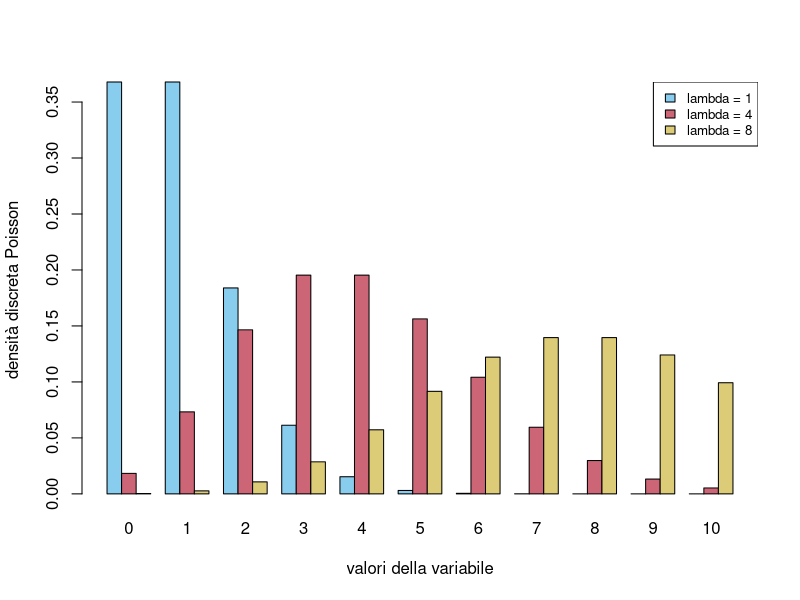
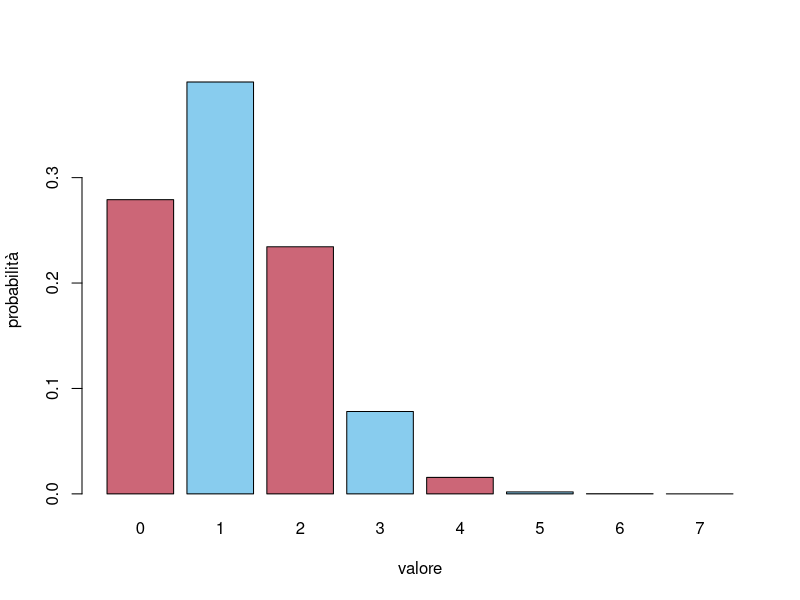
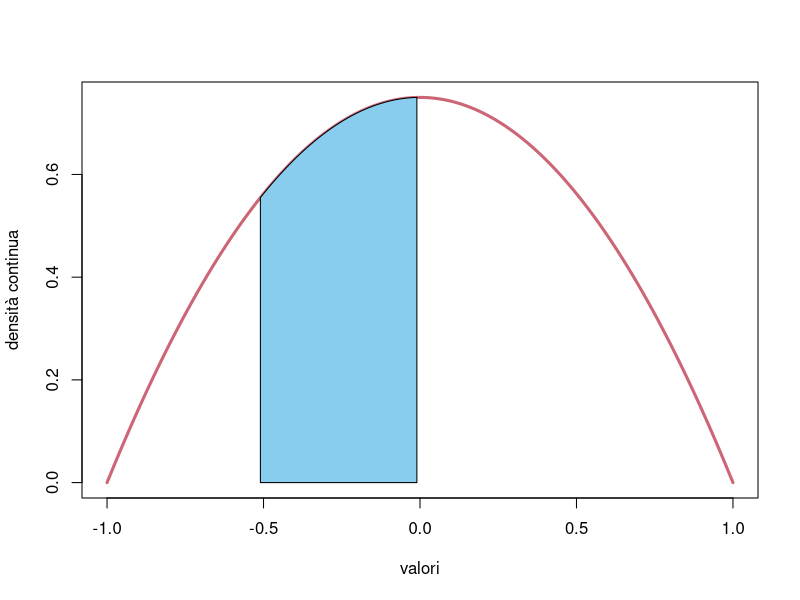
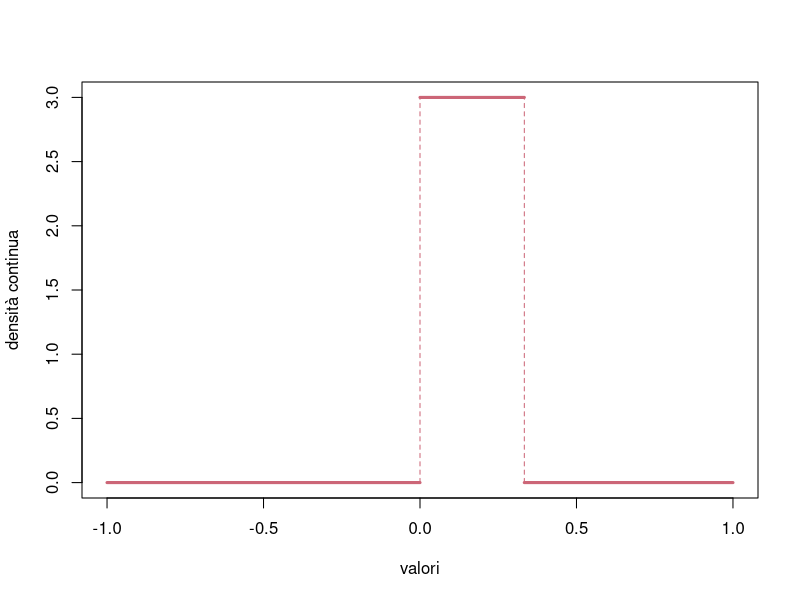
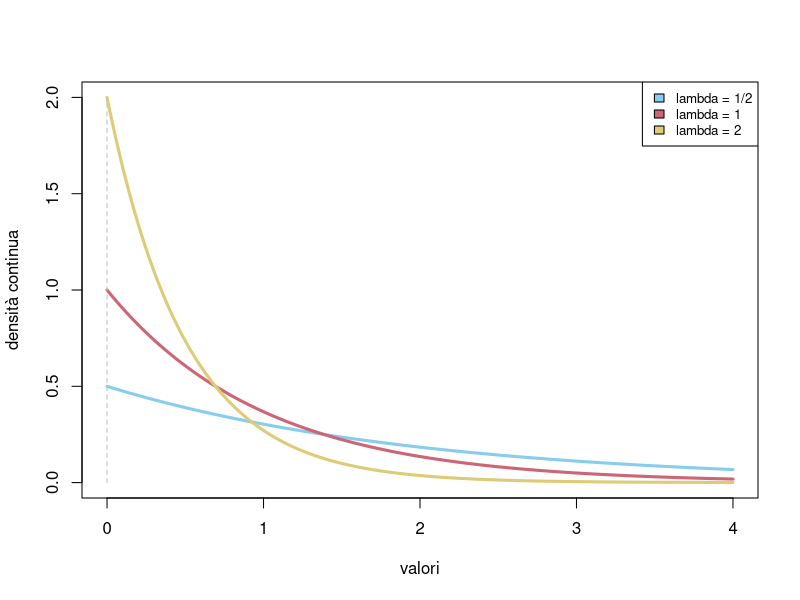
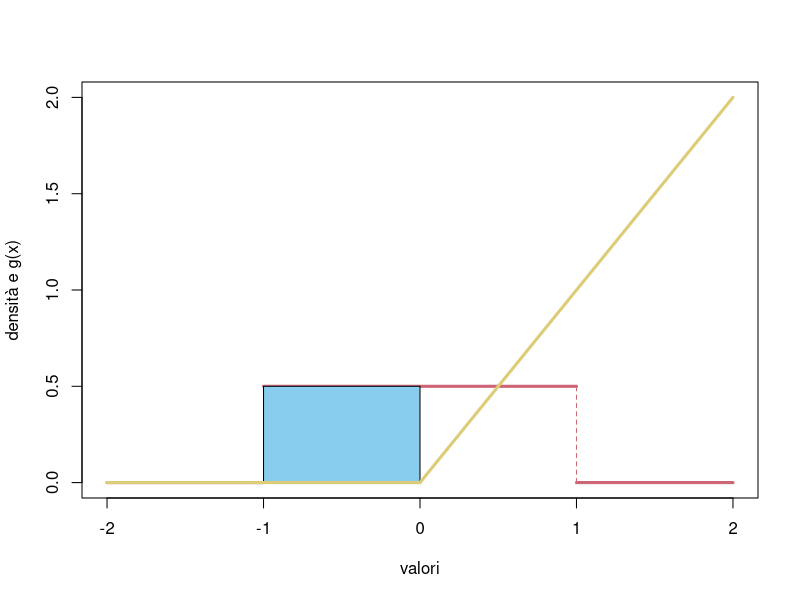

These charts were generated, in order, by the following R code: (Note: this script raises an error after producing the figures.)
## ---- chunk 1

miei_colori  = c("#88CCEE", "#CC6677", "#DDCC77", "#117733", "#332288", "#AA4499", "#888888")

#Parametri globali
knitr::opts_chunk$set(dev='svg', fig.width = 5, fig.align = 'center', tidy=FALSE)
## ---- chunk 2

# usiamo la funzione dpois() per ottenere direttamente la densità Poisson con i parametri richiesti

n <- 10
k <- 0:n
dens_1 <- dpois(k, 1)
dens_4 <- dpois(k, 4)
dens_8 <- dpois(k, 8)

dens_matrice <- matrix( c(dens_1, dens_4, dens_8), nrow =3, byrow=TRUE)

# parametri per il plot

valori = as.character(k)
colori = miei_colori[1:3]


barplot( dens_matrice, beside=TRUE, col=colori, names.arg=valori, ylab="densità discreta Poisson", xlab="valori della variabile")

# legenda

legend('topright', fill=colori, legend=c("lambda = 1", "lambda = 4", "lambda = 8"), cex=0.8)

## ---- chunk 3
# crea il vettore con i valori richiesti 
pari <- 2*(0:3)

# calcola la densità discreta nei valori richiesti

dens_pari <- dbinom(pari, 7, 1/6)

# somma le densità trovate per trovare la probabilità richiesta

(prob_pari <- sum(dens_pari))


## ---- chunk 4


# usiamo la funzione dbinom() per ottenere direttamente la densità binomiale con i parametri cercati

n <- 7
k <- 0:n
p <- 1/6

dens <- dbinom(k, n, p)

# parametri per il plot: coloriamo di rosso le probabilità relative agli esiti pari

valori <- as.character(k)
colori <- c(miei_colori[2],  rep(miei_colori[1:2], 3))


barplot( dens, col=colori, names.arg=valori, ylab="probabilità", xlab="valore")


## ---- chunk 5

# plottiamo la densità f(x) = 3/4( 1-x^2) su (-1, 1) e nulla fuori dall'intervallo.

deltax <- 0.01
x <- seq(-1, 1, by=deltax)
dens <- (1- x^2)*3/4


plot(x, dens, type='l', xlab='valori', ylab='densità continua', lwd=3, col=miei_colori[2])

# evidenziamo l'area sotto il grafico  nell'intervallo (-1/2, 0)

polygon( c(x[50:100], x[100], x[50]), c(dens[50:100], 0, 0), col=miei_colori[1] )


## ---- chunk 6

#creiamo un grafico vuoto

plot(NULL, xlim=c(-1,1), ylim=c(0,3), xlab='valori', ylab='densità continua')

# aggiungiamo i segmenti con il comando lines

lines( x=c(-1, 0), y=c(0,0), col=miei_colori[2], lwd=3)
lines( x=c(0, 1/3), y=c(3,3), col=miei_colori[2], lwd=3)
lines( x=c(1/3, 1), y=c(0,0), col=miei_colori[2], lwd=3)

# aggiungiamo dei segmenti tratteggiati per evidenziare la discontinuità

lines( x=c(1/3, 1/3), y=c(0,3), type='l', lty='dashed', col=miei_colori[2])
lines( x=c(0, 0), y=c(0,3), type='l', lty='dashed', col=miei_colori[2])

## ---- chunk 7

#creiamo un grafico vuoto

plot(NULL, xlim=c(0,4), ylim=c(0,2), xlab='valori', ylab='densità continua')

# aggiungiamo le densità con il comando lines() e la funzione dexp() per calcolare la densità esponenziale

deltax <- 0.01
x <- seq(0, 4, by=deltax)

lines( x, dexp(x, rate=1/2), col=miei_colori[1], lwd=3)
lines( x, dexp(x, rate=1), col=miei_colori[2], lwd=3)
lines( x, dexp(x, rate=2),  col=miei_colori[3], lwd=3)

# linea tratteggiata per evidenzare la discontinuità in 0
lines( c(0,0), c(0,2), lty='dashed', col='gray')


# legenda

legend('topright', fill=miei_colori[1:3], legend=c("lambda = 1/2", "lambda = 1", "lambda = 2"), cex=0.8)


## ---- chunk 8

x <- seq(-2, 2)

plot(NULL, xlim=c(-2,2), ylim=c(0,2), xlab='valori', ylab='densità e g(x)')

# plottiamo la densità uniforme

lines( x=c(-2, -1), y=c(0,0), lwd=3, col=miei_colori[2])
lines( x=c(-1, 1), y=c(1/2,1/2), lwd=3, col=miei_colori[2])
lines( x=c(1, 2), y=c(0,0), lwd=3, col=miei_colori[2])

lines( x=c(1, 1), y=c(0,1/2), type='l', lty='dashed', col=miei_colori[2])
lines( x=c(-1, -1), y=c(0,1/2), type='l', lty='dashed', col=miei_colori[2])


# evidenziamo l'area che viene mandata da g nel valore 0

polygon( c(0,0,-1,-1), c(0,.5,.5,0), col=miei_colori[1])

# plottiamo il grafico di g(x)

lines( x=c(-2,0), y=c(0,0), col=miei_colori[3], lwd=3)
lines( x=c(0,2), y=c(0,2), col=miei_colori[3], lwd=3)

## ---- chunk 9

# la funzione which.max restituisce l'indice corrispondente al punto di massimo di un vettore

indice_max = which.max(dens_M_NR_10)

# di conseguenza m_max si ottiene dalla componente di indice_max del vettore m

(m_max = m[indice_max])

# la risposta potrebbe stupirci, ma confrontiamo le probabilità a posteriori

dens_M_NR_10[indice_max] # per la probabilità che M=19
dens_M_NR_10[indice_max+1] # per la probabilità che M=20
## ---- chunk 10

delta_lambda <- 0.01
lambda <- seq(0, 1, by=delta_lambda)

# scriviamo la verosimiglianza, ossia P(T=10|Lambda=lambda)

likelihood <- lambda*exp(-lambda*10)

# otteniamo la distribuzione di Lambda moltiplicando la densità a priori (che vale 1 in questo caso) per la verosimiglianza e normalizzando dividendo per l'integrale approssimato tramite somme di Riemann

dens_Lambda_T_10 <- likelihood
dens_Lambda_T_10 <- dens_Lambda_T_10/(sum(dens_Lambda_T_10)*delta_lambda)

# plottiamo sia la distribuzione a priori (uniforme) che quella condizionata

plot(NULL, xlim=c(0,1), ylim=c(0,4), xlab='lambda', ylab='densità')

lines(lambda, dunif(lambda), type='l', lwd=3, col=miei_colori[1])

lines(lambda, dens_Lambda_T_10, type='l', lwd=3, col=miei_colori[2])



# aggiungiamo una legenda

legend('topright', legend=c('a priori', 'condizionata a T=10'), fill=miei_colori[1:2])

## ---- chunk 11



indice_max <- which.max(dens_Lambda_T_10)

# per ottenere la stima di massima verosimiglianza basta ottere la componente dal vettore lambda

lambda[indice_max]
## ---- chunk 12


delta_fr <- 0.01
fr <- seq(0, 1, by=delta_fr)

# scriviamo la verosimiglianza

likelihood <- dbinom(3, 10, fr)

# otteniamo la distribuzione di F_R moltiplicando la densità a priori (che vale 1 in questo caso) per la verosimiglianza e normalizzando dividendo per l'integrale approssimato tramite somme di Riemann

dens_FR_NR_3 <- likelihood
dens_FR_NR_3 <- dens_FR_NR_3/(sum(dens_FR_NR_3)*delta_fr)

# plottiamo sia la distribuzione a priori (uniforme) che quella condizionata

plot(NULL, xlim=c(0,1), ylim=c(0,3), xlab='frazione di palline rosse', ylab='densità')

lines(fr, dunif(fr), type='l', col=miei_colori[1], lwd=3)


lines(fr, dens_FR_NR_3, type='l', col=miei_colori[2], lwd=3)


# aggiungiamo una legenda

legend('topright', legend=c('a priori', 'condizionata a N_R=10'), fill=miei_colori[1:2])


## ---- chunk 13

fr[which.max(dens_FR_NR_3)]

## ---- chunk 14


# Per determinare numericamente la stima di massima verosmiglianza definiamo come  funzione da minimizzare l'opposto del logaritmo della  verosimiglianza:

log_likelihood = function(x){
  -log( dbinom(3, 10, x) )
}


# determiniamone il punto di minimo la funzione optim(), specificando un valore iniziale 1/2 per il metodo iterativo e un intervallo di valori deltax,1 -deltax.

deltax=0.01

plot(seq(0,1, deltax), log_likelihood(seq(0,1, deltax)), col=miei_colori[1], lwd=3, type='l', xlab='-log(L)', ylab='')

x_mle = optim( 1/2, log_likelihood, method="L-BFGS-B", lower=deltax, upper =1-deltax)

#il parametro trovato dal metodo è

x_mle$par

# da confrontare con quello teorico 3/10
